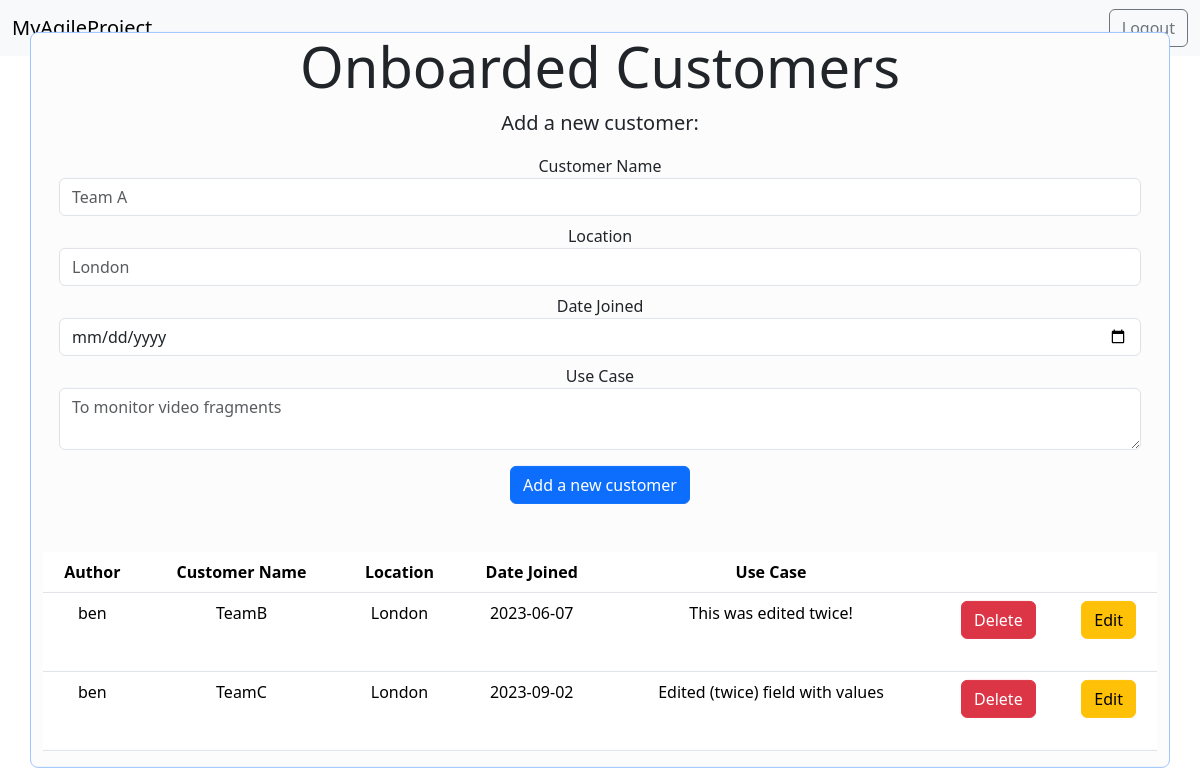
The app's page /customers_database (signed in) with its own data.
### tables this page shows
CREATE TABLE customers (name VARCHAR PRIMARY KEY UNIQUE NOT NULL, author VARCHAR NOT NULL, dateJoined TEXT NOT NULL, useCase TEXT NOT NULL, location TEXT NOT NULL);

### main.py (the view)
@app.route("/customers_database")
@login_required
def customers_database():
    form = create_customer_form()
    connection = sqlite3.connect("database.db")
    connection.row_factory = sqlite3.Row
    current = connection.cursor()
    currentUser = current_user.username
    isAdmin = current_user.isAdmin
    current.execute("select * from customers")
    rows = current.fetchall();
    return render_template("customers_database.html", rows = rows, form=form, currentUser = currentUser, isAdmin = isAdmin, isAuthenticated = current_user.is_authenticated)

### forms.py (shortened to what this page needs)
    class customer_form(FlaskForm):
        name = StringField('Customer Name', default = nameValue, validators=[InputRequired(), Length(min=3, max=20)], render_kw={"placeholder": "Team A", "class":"form-control"})
        location = StringField('Location', default = locationValue, validators=[InputRequired(), Length(min=2, max=20)], render_kw={"placeholder": "London", "class":"form-control"})
        dateJoined = DateField('Date Joined', default = dateJoinedValue, validators=[InputRequired()], render_kw={"class":"form-control"})
        useCase = TextAreaField('Use Case', default = useCaseValue, validators=[InputRequired(), Length(max=300)], render_kw={"placeholder": "To monitor video fragments", "class":"form-control"})

### forms.py (called while the page is built, shortened)
def create_customer_form(
    nameValue: str = '',
    dateJoinedValue: str = '',
    locationValue: str = '',
    useCaseValue: str = ''
):
    class customer_form(FlaskForm):
        name = StringField('Customer Name', default = nameValue, validators=[InputRequired(), Length(min=3, max=20)], render_kw={"placeholder": "Team A", "class":"form-control"})
        location = StringField('Location', default = locationValue, validators=[InputRequired(), Length(min=2, max=20)], render_kw={"placeholder": "London", "class":"form-control"})
        dateJoined = DateField('Date Joined', default = dateJoinedValue, validators=[InputRequired()], render_kw={"class":"form-control"})
        useCase = TextAreaField('Use Case', default = useCaseValue, validators=[InputRequired(), Length(max=300)], render_kw={"placeholder": "To monitor video fragments", "class":"form-control"})
    return customer_form()

### main.py (called while the page is built)
@login_manager.user_loader
def load_user(id):
    try:
        connection = sqlite3.connect("database.db")
        cursor = connection.cursor()
        cursor.execute("SELECT * FROM users WHERE id = (?)",[id])
        result = cursor.fetchone()
        if result is None:
            return None
        else:
            return User(result[0], result[1], result[2], result[3], result[4])
    except Exception as e:
        return e

### templates/customers_database.html (shortened to what this page needs)
<!DOCTYPE html>
<html lang="en" dir="ltr">
  <head>
    <link href="https://cdn.jsdelivr.net/npm/bootstrap@5.3.1/dist/css/bootstrap.min.css" rel="stylesheet">
  </head>
  <body>
    <nav class="navbar navbar-expand-lg navbar-light bg-light">
      <div class="container-fluid">
        <a class="navbar-brand" href="{{ url_for('home') }}">MyAgileProject</a>
        {% if isAuthenticated%}
        <a class="btn btn-outline-secondary my-2 my-sm-0" href="{{ url_for('logout') }}" onclick="if (! window.confirm('Are you sure you want to log out?')){return false}">Logout</a>
        {% endif %}
    </div>
    </nav>
    <div class="jumbotron">
        <div class="container-md bg-light-subtle border border-primary-subtle rounded-3 text-center position-absolute top-50 start-50 translate-middle">
            <h1 class="display-4">Onboarded Customers</h1>
            <p class="lead">Add a new customer:</p>
            <form class="form" action = "{{ url_for('add_customer') }}" method = "POST">
                <div class="form-group mx-sm-3 mb-2">
                    {{ form.name.label() }}
                    {% if form.name.errors %}
                        {{ form.name() }}
                        <div class="invalid-feedback">
                        {% for error in form.name.errors %}
                        <span>* {{ error }}</span>
                        {% endfor %}
                        </div>
                    {%else%}
                        {{ form.name() }}
                    {% endif %}
                </div>
                <div class="form-group mx-sm-3 mb-2">
                    {{ form.location.label() }}
                    {% if form.location.errors %}
                        {{ form.location() }}
                        <div class="invalid-feedback">
                        {% for error in form.location.errors %}
                        <span>* {{ error }}</span>
                        {% endfor %}
                        </div>
                    {%else%}
                        {{ form.location() }}
                    {% endif %}
                </div>
                <div class="form-group mx-sm-3 mb-2">
                    {{ form.dateJoined.label() }}
                    {% if form.dateJoined.errors %}
                        {{ form.dateJoined() }}
                        <div class="invalid-feedback">
                        {% for error in form.dateJoined.errors %}
                        <span>* {{ error }}</span>
                        {% endfor %}
                        </div>
                    {%else%}
                        {{ form.dateJoined() }}
                    {% endif %}
                </div>
                <div class="form-group mx-sm-3 mb-3">
                    {{ form.useCase.label() }}
                    {% if form.useCase.errors %}
                        {{ form.useCase() }}
                        <div class="invalid-feedback">
                        {% for error in form.useCase.errors %}
                        <span>* {{ error }}</span>
                        {% endfor %}
                        </div>
                    {%else%}
                        {{ form.useCase() }}
                    {% endif %}
                </div>
                <button type="submit" class="btn btn-primary mb-4">Add a new customer</button>
            </form>
            <br>
            <table class="table">
                <thead>
                    <tr>
                        <th scope="col">Author</th>
                        <th scope="col">Customer Name</th>
                        <th scope="col">Location</th>
                        <th scope="col">Date Joined</th>
                        <th scope="col">Use Case</th>
                        <th scope="col"></th>
                        <th scope="col"></th>
                    </tr>
                </thead>
                <tbody>
                    {% for row in rows %}
                        <tr>
                            <td>
                                {{row["author"]}}
                            </td>
                            <td>
                                {{row["name"]}}
                            </td>
                            <td>
                                {{row["location"]}}
                            </td>
                            <td>
                                {{row["dateJoined"]}}
                            </td>
                            <td>
                                {{row["useCase"]}}
                            </td>
                            {% if row["author"] == currentUser or isAdmin == "True"%}
                            <td>
                                <form action="{{ url_for('delete_customer', customer_name = row['name']) }}" method= "POST">
                                    <button type="submit" class="btn btn-danger mb-4" onclick="if (! window.confirm('Are you sure you want to delete this customer?')){return false}">Delete</button>
                                </form>
                            </td>
                            <td>
                                <a class="btn btn-warning my-2 my-sm-0" href="{{ url_for('update_customer', name = row['name'], dateJoined = row['dateJoined'], location = row['location'], useCase = row['useCase']) }}">Edit</a>
                            </td>
                            {% endif %}
                        </tr>
                    {%endfor%}
                </tbody>
            </table>
        </div>
    </div>
  </body>
</html>

### records on screen
customers: author "ben", name "TeamB", location "London", dateJoined "2023-06-07", useCase "This was edited twice!"
customers: author "ben", name "TeamC", location "London", dateJoined "2023-09-02", useCase "Edited (twice) field with values"
